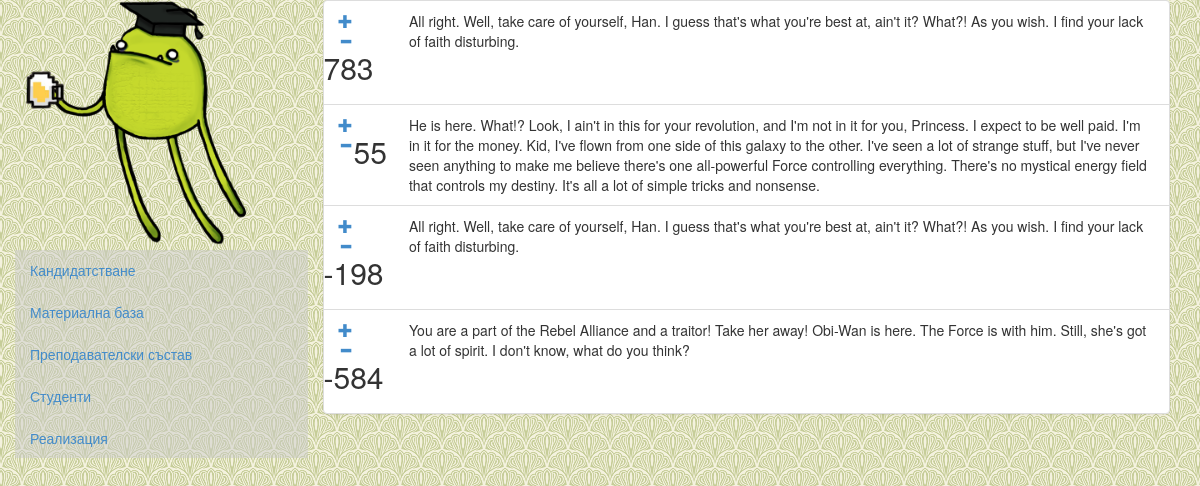
Page /programme/2/1 on the earlier database version.
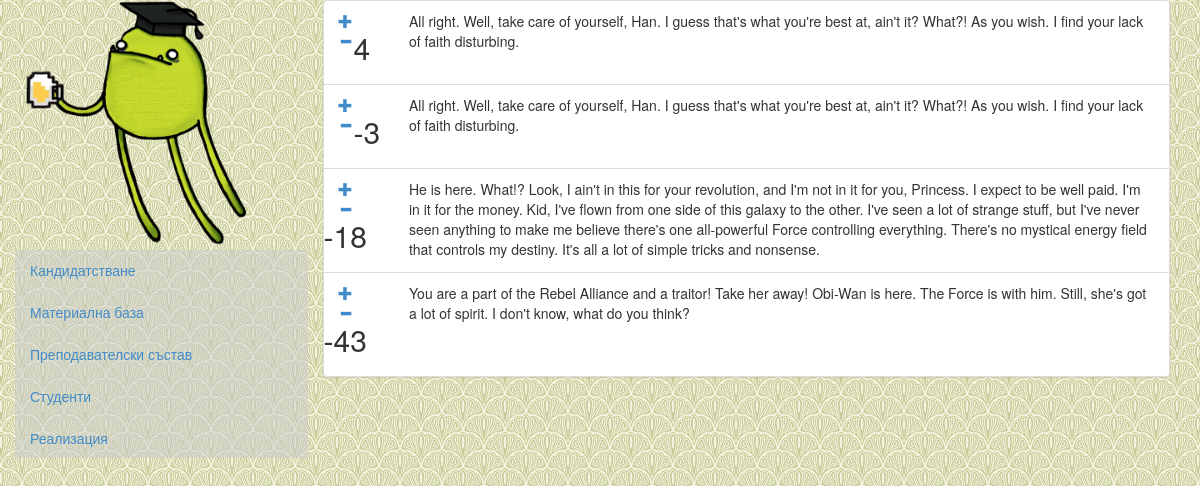
Same page on the later database version.
### default/models.py (models this page shows, shortened)
class Post(models.Model):
    title = models.CharField(max_length=200)
    text = models.TextField()
    category = models.ForeignKey(PostCategory, related_name='posts')
    date = models.DateField(auto_now=True)
    vote = models.IntegerField()
    programme = models.ForeignKey(Programme, related_name='posts')

### default/views.py (the view)
def posts_view(request, programme_id, cat_id):
    programme = models.Programme.objects.get(id=programme_id)
    posts = models.Post.objects\
        .filter(category__id=cat_id, programme__id=programme_id)\
        .order_by('-vote')
    return render(request, 'default/posts.html', {
        'programme': programme,
        'selected_cat_id': cat_id,
        'posts': posts,
    })

### templates/default/posts.html (shortened to what this page needs)
{% extends "default/programme_base.html" %}
{% load staticfiles %}
{% block info %}
  <ul class="list-group">
    {% for post in posts %}
      <li class="list-group-item">
        <div class="row">
          <div class="col-xs-1">
            <div class="row">
              <div class="col-xs-3">
                <a href="#" class="vote-link" data-db-id="{{ post.id }}" data-direction="up"><span class="glyphicon glyphicon-plus"></a>
                <a href="#" class="vote-link" data-db-id="{{ post.id }}" data-direction="down"><span class="glyphicon glyphicon-minus"></a>
              </div>
              <h2 data-votes-id="{{ post.id }}">{{ post.vote }}</h2>
            </div>
          </div>
          <div class="col-xs-11">
            {{ post.text }}
          </div>
      </div>
    </li>
    {% endfor %}
  </ul>
{% endblock %}

### templates/default/programme_base.html
{% extends "default/base.html" %}
{% load staticfiles %}
{% block content %}
  <div class="row">
    <div class="col-xs-3">
      <div class="row">
        <a href="/">
          <img src="{% static "img/logo.png" %}" alt="UniForDummies Logo" width="250" height="250">
        </a>
      </div>
      <div class="row nav_box">
        <ul class="nav nav-stacked">
          <li> <a href="{% url 'post_category' programme.id 1 %}">Кандидатстване</a> </li>
          <li> <a href="{% url 'post_category' programme.id 2 %}">Материална база</a> </li>
          <li> <a href="{% url 'post_category' programme.id 3 %}">Преподавателски състав</a> </li>
          <li> <a href="{% url 'post_category' programme.id 4 %}">Студенти</a> </li>
          <li> <a href="{% url 'post_category' programme.id 5 %}">Реализация</a> </li>
        </ul>
      </div>
    </div>
    <div class="col-xs-9">
      {% block info %}{% endblock %}
    </div>
  </div>
{% endblock %}

### templates/default/base.html (shortened to what this page needs)
{% load staticfiles %}
<!DOCTYPE html>
<html>
  <head>
    <link rel="stylesheet" href="{% static "css/bootstrap.min.css" %}">
    <link rel="stylesheet" href="{% static "css/bootstrap-theme.min.css" %}">
    <link rel="stylesheet" href="{% static "css/default.css" %}">
  </head>
  <body>
    <div id="wrapper" class="container body_box">{% block content %}{% endblock %}</div>
  </body>
</html>

### static/css/default.css (style rules this page uses)
body { background-image: url('../img/bg.png'); }
.body_box { background-image: none; }
.nav_box { background-color: rgba(204, 204, 204, 0.5); }

Differences in the rows shown:
changed Post (number 1 of 4 on the later page): vote "-198" → "4"; moves up the list
changed Post (number 2 of 4 on the later page): vote "783" → "-3"
changed Post (number 3 of 4 on the later page): vote "55" → "-18"
changed Post (number 4 of 4 on the later page): vote "-584" → "-43"
